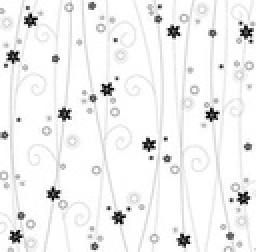
%> input picture CAP 8/patronG.jpg, 128 x 126 px, shrunk from 674 x 665 before the run (shown 2 times larger); the run also reads 1 picture not shown here
$ octave prog8_7.m   (GNU Octave 9; MATLAB toolbox functions it lacks are replaced by stand-ins)
%> lines starting %> are read from the running program, lines starting %| are printed output that depends on the picture
%Programa que permite reconocer patrones mediante el
%coeficiente correlaci髇 entre I(x,y) y R(i,j)
% Autores: Erik Cuevas, Omar Avalos, Arturo Valdivia y Primitivo D韆z
%%%%%%%%%%%%%%%%%%%%%%%%%%%%%%%%%%%%%%%%%%%%%%%%%
clear all
I1=imread('patronG.jpg');
%> I1 is the input picture: size 126x128x3 uint8; min 0, max 255, mean 240.8
Im=rgb2gray(I1);
I2=imread('patronS.jpg');
T=rgb2gray(I2);
%> T = [255 244 245 176 227 250 253 250; 248 255 221 0 127 251 254 254; 247 233 210 14 38 155 56 126; 220 27 29 44 45 0 13 127; 247 163 20 77 115 29 168 255; 255 131 0 38 56 9 4 175; 255 127 111 95 7 187 109 187; 254 254 255 152 63 255 255 255; 254 249 250 240 235 253 248 253]
%Se Obtiene la dimensi髇 de la imagen
[m n]=size(Im);
%> m = 126; n = 128
%Se convierte a double para evitar problemas num閞icos
Imd=double(Im);
Td=double(T);
%> Td has the same summary as T
%Se obtiene el tama駉 de la imagen de referencia
[mt nt]=size(T);
%> mt = 9; nt = 8
%Se inicializa las variables de acumulaci髇 a cero
suma1=0;
suma2=0;
suma3=0;

%Se calcula la media de la imagen de referencia
MT=mean(mean(Td));
%> MT = 161.7

for re=1:m-mt
    for co=1:n-nt

        for re1=0:mt-1
            for co1=0:nt-1
%Se obtiene la matriz correspondiente de la imagen de referencia
              Itemp(re1+1,co1+1)=Imd(re+re1,co+co1);
            end
        end
        %Se calcula la media de la imagen correspondiente
        MI=mean(mean(Itemp));
       for re1=0:mt-1
            for co1=0:nt-1
   suma1=(Itemp(re1+1,co1+1)-MI)*(Td(re1+1,co1+1)-MT)+suma1;
              suma2=((Itemp(re1+1,co1+1)-MI)^2)+suma2;
              suma3=((Td(re1+1,co1+1)-MT)^2)+suma3;
            end
       end
        %Se calcula el coeficiente de correlaci髇 seg鷑 8.8
      CL(re,co)=suma1/((sqrt(suma2)*sqrt(suma3))+eps);
        %Se resetean las variables de acumulaci髇
        suma1=0;
        suma2=0;
        suma3=0;
    end
end
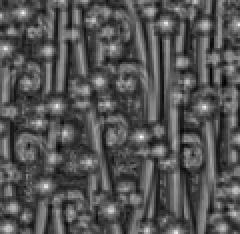
%> CL: size 117x120 double (shown 2 times larger); min -0.523, max 0.967, mean -0.0284; drawn with min black and max white
%> after the loop, Itemp = [252 253 253 255 246 240 254 255; 253 253 253 255 248 237 254 253; 251 255 255 254 247 232 254 255; 255 250 254 255 252 232 253 253; 225 237 254 254 255 234 245 255; 184 185 246 255 250 237 247 255; 201 177 237 254 254 240 244 255; 200 222 255 255 253 245 236 255; 253 255 253 254 255 252 238 249]
%Se transforma linealmente el contenido de a [0,1]
CLN=mat2gray(CL);
imshow(CLN)
%Se utiliza todo el c骴igo descrito en el Programa 8.6
%Se fija el valor del umbral
th=0.5;
%Se obtiene la matriz binaria U
U=CLN>0.5;
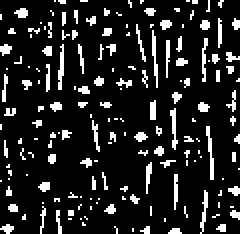
%> U: size 117x120 logical (shown 2 times larger); 13.2% white in thin lines or dots
%Se fija el valor de la vecindad
pixel=10;
%Se obtiene el valor m醩 grande de CLN, de una vecindad
%definida por la variable p韝el
for r=1:m-mt
    for c=1:n-nt
        if(U(r,c))
        %Se define el l韒ite izquierdo de la vecindad
            I1=[r-pixel 1];
        %Se define el l韒ite derecho de la vecindad
            I2=[r+pixel m-mt];
        %Se define el l韒ite superior de la vecindad
            I3=[c-pixel 1];
    %Se define el l韒ite inferior de a de la vecindad
            I4=[c+pixel n-nt];
        %Se definen posiciones teniendo en cuenta que
            %su valor es relativo a r y c.
            datxi=max(I1);
            datxs=min(I2);
            datyi=max(I3);
            datys=min(I4);
            %Se extrae el bloque de la matriz CLN
            Bloc=CLN(datxi:1:datxs,datyi:1:datys);
          %Se obtiene el valor m醲imo de la vecindad
            MaxB=max(max(Bloc));
            %Si el valor actual del p韝el es el m醲imo
           %entonces en esa posici髇 se coloca un 1 en
            %la matriz S.
            if(CLN(r,c)==MaxB)
                S(r,c)=1;
            end
        end
    end
end
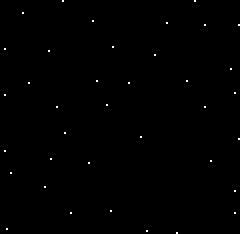
%> S: size 117x120 double (shown 2 times larger); values 0 (black) and 1 (white), 0.26% white in thin lines or dots
%> after the loop, I1 = [107 1]; I2 = [127 117]; I3 = [91 1]; I4 = [111 120]; MaxB = 0.675; datxi = 107; datxs = 117; datyi = 91; datys = 111
%Se despliegue la imagen original Im
imshow(Im)
%Se mantiene el objeto grafico para que los dem醩
%comandos gr醘icos tengan efecto sobre la imagen Im
%desplegada
hold on
%Se determina la mitad de la ventana definida
%por el patr髇 de Referencia.
y=round(mt/2);
%> y = 5
x=round(nt/2);
%> x = 4
%A cada valor de m醲ima correlaci髇 encontrado
%en S se le a馻de la  mitad de la ventana definida
%por el patr髇 de Referencia, para identificar exactamente
%al objeto.
for r=1:m-mt
    for c=1:n-nt
        if(S(r,c))
        Resultado(r+y,c+x)=1;
        end
    end
end
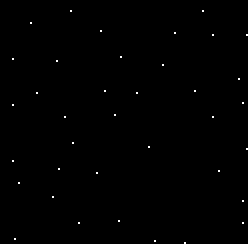
%> Resultado: size 122x124 double (shown 2 times larger); values 0 (black) and 1 (white), 0.24% white in thin lines or dots
%Se grafican sobre la imagen Im los puntos de m醲ima
%correlaci髇 definidos en Resultado.
for r=1:m-mt
    for c=1:n-nt
        if(Resultado(r,c))
        plot(c,r,'+g');
        end
    end
end
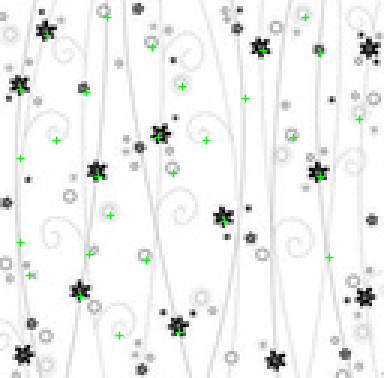
%> figure redrawn from the program's plot data; shown 3 times larger
